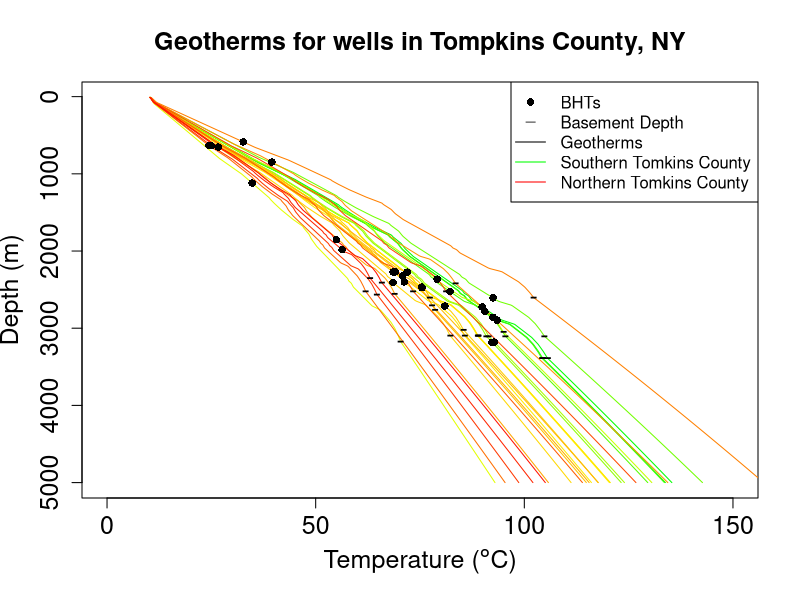

Source code (R):
#This file makes a plot of geotherms for wells of interest, and colors them according to the latitude, or a trend of interest.
#Assumes that the geotherm information is contained within the last columns of the dataset.

Wells = read.csv("GeothermPlotWells_TompkinsCounty.csv", stringsAsFactors=FALSE)

MakeGeothermPlot = function(Wells,              #The well database
                            BHT,                #Column name for the BHT
                            WellDepth,          #Column name for the well depth
                            StartTempField,     #Column name for the first temperature at depth (e.g. T0)
                            BasementDepth = NA, #Column name for the basement depth
                            MinDepth,           #The minimum depth of the calculated temperatures
                            MaxDepth,           #The maximum depth of the calculated temperatures
                            MinTemp,            #The minimum temperature for the x-axis
                            MaxTemp,            #The maximum temperature for the x-axis
                            DepthIncrement,     #The depth increment of the calculated temperatures
                            Trend = NA,         #Field name for trend.
                            ColRampDivs = NA,   #Number of color ramp divisions. 1 is least (one color only). Using length(Wells[,1]) will use the most colors.
                            ColRampCols,        #Vector or scalar of colors to use in the color ramp. e.g. c("red", "orange", "yellow", "green", "blue")
                            ChartTitle = '',    #Title for the chart. Default is no title.
                            LineWidth = 1,      #Line width of the geotherms.
                            PlotBHT = 1,        #Should the BHT be plotted? 1 - yes, else - no.
                            ColBHT = 'black',   #Color of the BHT points
                            ColBase = 'black'   #Color of the basement dashes
){
  if (is.na(Trend) == FALSE){
    #Sort by latitude (column 7). One could have any trend represented here, instead of latitude, but for this county the major trend is sount-north.
    Wells = Wells[order(as.numeric(Wells[Trend][,1])), ]
  }
  
  #Set the depth range and increment for the data.
  Depths = seq(MinDepth,MaxDepth,DepthIncrement)
  
  if (is.na(ColRampDivs)==FALSE){
    #Set the color ramp for coloring the geotherms
    ramp = seq(0,length(Wells[,1]),by=((length(Wells[,1]))/ColRampDivs))
    colramp = colorRampPalette(ColRampCols)
    color = colramp(length(ramp))
  }
  else{
    color = rep(ColRampCols, length(Wells[,1]))
  }
  
  for (i in 1:length(Wells[,1])){
    if (i == 1){
      plot(y = Depths, x = as.numeric(Wells[i,(which(colnames(Wells)==StartTempField):length(Wells[1,]))]), ylim=c(MaxDepth,MinDepth), xlim=c(MinTemp, MaxTemp), type='l', lwd=LineWidth, col=color[i], xlab=expression(paste("Temperature (",degree,"C)")), ylab="Depth (m)", main=ChartTitle, cex.lab=1.5, cex.main=1.5, cex.axis=1.5)
      par(new=TRUE)
    }
    else{
      plot(y = Depths, x = as.numeric(Wells[i,(which(colnames(Wells)==StartTempField):length(Wells[1,]))]), ylim=c(MaxDepth,MinDepth), xlim=c(MinTemp, MaxTemp), type='l', lwd=LineWidth, col=color[i], xlab="", ylab="", axes=FALSE)
      par(new=TRUE)
    }
    if (i == length(Wells[,1])){
      #Plot the basement depth on top of the geotherms
      if (is.na(BasementDepth) == FALSE){
        for (j in 1:length(Wells[,1])){
          plot(y = as.numeric(Wells[BasementDepth][j,1]), x = as.numeric(Wells[j,(which(colnames(Wells)==StartTempField)-1+round(as.numeric(Wells[BasementDepth][j,1])/10))]), ylim=c(MaxDepth,MinDepth), xlim=c(MinTemp, MaxTemp), col=ColBase, pch='-', cex=1.5, xlab='', ylab='', axes=FALSE)
          par(new=TRUE)
        }
      }
      #Plot the BHTs on top of the geotherms
      if (PlotBHT == 1){
        plot(y = as.numeric(Wells[WellDepth][,1]), x = as.numeric(Wells[BHT][,1]), ylim=c(MaxDepth,MinDepth), xlim=c(MinTemp, MaxTemp), col = ColBHT, pch=16, xlab='', ylab='', axes=FALSE)
      }
      par(new=FALSE)
    }
  }
}


#Example plot:
png("ExampleGeothermPlotTompkinsNY2.png", width=8, height=8, units="in", res=150)
MakeGeothermPlot(Wells = Wells, BHT = 'BHT', WellDepth = 'WellDepth', StartTempField = 'T0', BasementDepth = 'BasementDepth', MinDepth = 10, MaxDepth = 5000, MinTemp = 0, MaxTemp = 150, DepthIncrement = 10, Trend = 'LatDegr', ColRampDivs=length(Wells[,1]), ColRampCols = c("green", "yellow", "orange", "red"), ChartTitle='Geotherms for wells in Tompkins County, NY')
legend('topright', legend=c("BHTs", "Basement Depth","Geotherms", "Southern Tomkins County", "Northern Tomkins County"), pch=c(16,95,NA,NA,NA), lty=c(NA,NA,1,1,1), col=c("black","black","black","green","red"))
dev.off()
